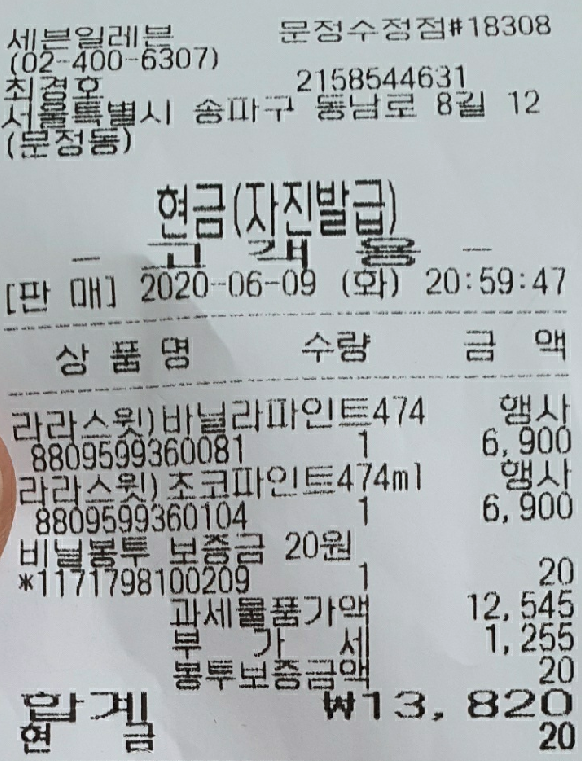
#> input picture datas/images/test1/ko11.png, 582 x 761 px, found by its file name
$ python PytesseractwithKorean2.py
#> lines starting #> are read from the running program, lines starting #| are printed output that depends on the picture; after the words box and inside, x2 and y2 are one past the last pixel; in counts of white or black regions, pixels touching at a corner belong together
from cv2 import cv2 as cv
import numpy as np
import os
#import datas.PytesseractwithKorean
import matplotlib.pyplot as plt


try:
    img = cv.imread('datas/images/test1/ko11.png', cv.IMREAD_GRAYSCALE)
#> img: shape (761, 582); min 0, max 240, mean 171.8
    ret,thresh1 = cv.threshold(img,100,255,cv.THRESH_BINARY)
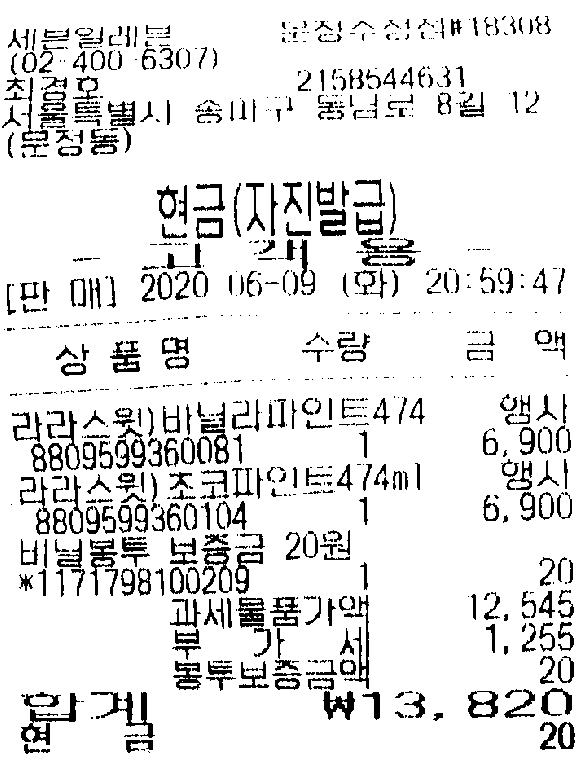
#> thresh1: shape (761, 582); 89.1% white; 765 black regions (374 under 20 px), largest, box (x1, y1, x2, y2) and area: (21, 693, 80, 745) 725, (91, 692, 155, 738) 705, (344, 595, 369, 689) 550

    titles = ['Original Image','BINARY']
    images = [img, thresh1]
    for i in range(6):
        plt.subplot(2,3,i+1);
        plt.imshow(images[i],'gray',vmin=0,vmax=255)
        plt.title(titles[i])
        plt.xticks([]),plt.yticks([])

    plt.show()
    cv.waitKey(0)

    def threshholding(image):
        return cv.threshhold(image, 50, 255, cv.THERSH_BINARY+cv.THRESH_OPSU)[1]


        img_gray = cv.cvtColor(img, cv.COLOR_BGR2GRAY)
        img = threshholding(img_gray)
        cv.imshow(['threshold', img])

    import pytesseract
    from pytesseract import Output

    custom_config = r'--oem 3 --psm 6 -l kor+kor_vert+eng'
    words_string = pytesseract.image_to_string(img)
    words = pytesseract.image_to_data(img, config = custom_config, output_type=Output.DICT)

    print(words.keys())
    n_boxes = len(words['text'])
    for i in range(n_boxes):
        if int(words['conf'][i]) > 40:
            (x,y,w,h) = (words['left'][i], words['top'][i], words['width'][i], words['height'][i])
            img = cv.rectangle(img, (x,y), (x+w, y+h), (0,255,0),2)
            cv.imshow('Resource', img)

    cv.waitKey(0)

except:
    pass
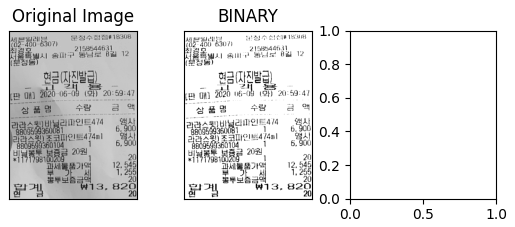
#> figure drawn by matplotlib, 2 panels

$ run again, with datas/images/test1/ko123.png copied over datas/images/test1/ko11.png
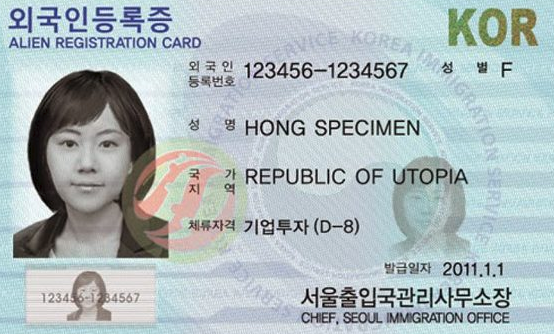
#> input picture datas/images/test1/ko123.png, 554 x 334 px, found by its file name
#> `ret,thresh1 = cv.threshold(img,100,255,cv.THRESH_BINARY)`:
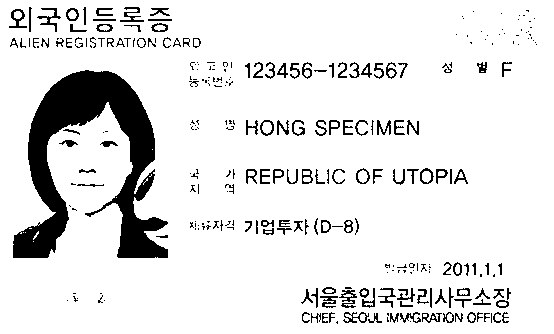
#> thresh1: shape (334, 554); 89.3% white; 283 black regions (144 under 20 px), largest, box (x1, y1, x2, y2) and area: (13, 70, 168, 258) 11613, (37, 8, 61, 32) 158, (339, 290, 357, 308) 148
#> `pass`:
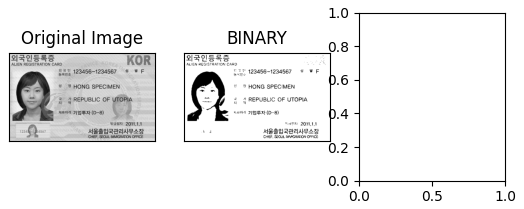
#> figure drawn by matplotlib, 2 panels
